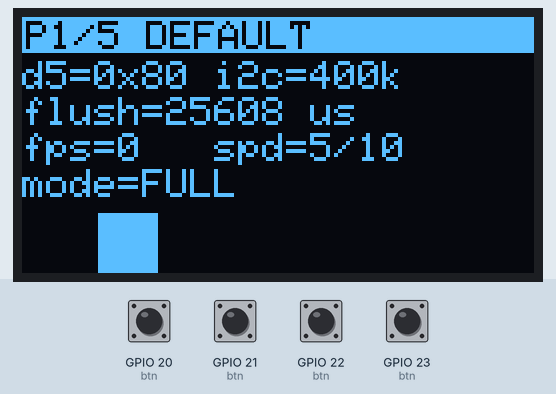
Bench run of a sketch on a simulated ESP32-C6. On the bench: 128×64 one-colour display. Wiring (inferred from the names in the program): SSD1306 OLED at I2C address 0x3C. The test bench sets the inputs (shaded band); at power-on: GPIO 20 (btn), GPIO 21 (btn), GPIO 22 (btn), GPIO 23 (btn) HIGH. What the sketch prints to the serial monitor is not drawn.

Above: at 1.2 s.
1.3 s: GPIO 21 (btn) pulled LOW for 0.15 s
At 2.5 s:
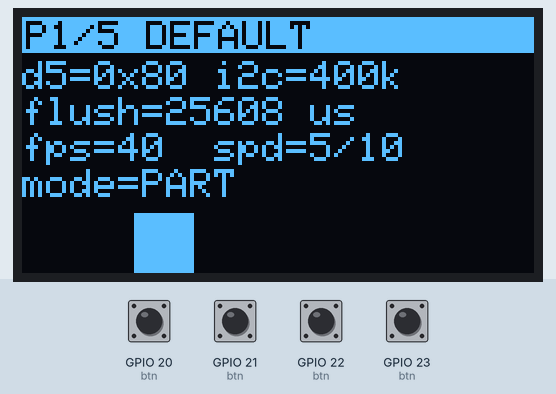
2.9 s: GPIO 20 (btn) pulled LOW for 0.15 s
At 3.4 s:
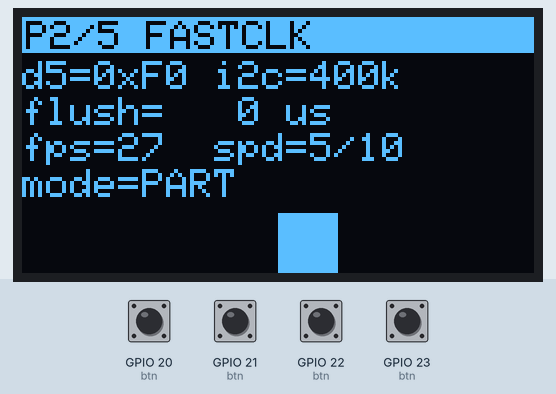
4.5 s: GPIO 21 (btn) pulled LOW for 1 s
At 4.7 s:
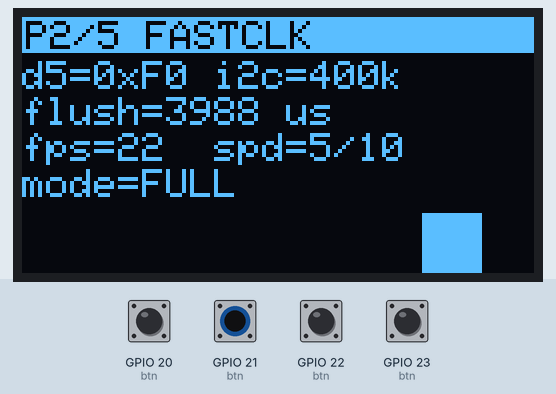
6.1 s: GPIO 20 (btn) pulled LOW for 1 s
At 6.55 s:
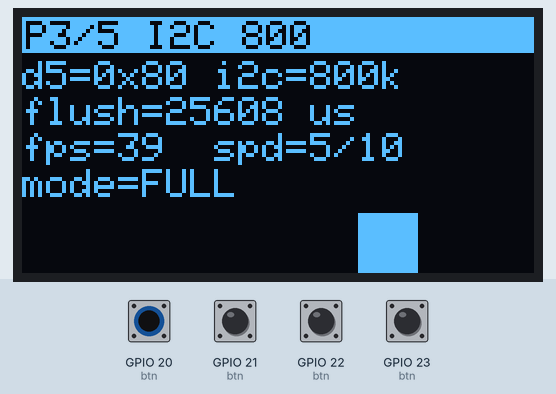
7.7 s: GPIO 20 (btn) pulled LOW for 0.15 s
At 8.09 s:
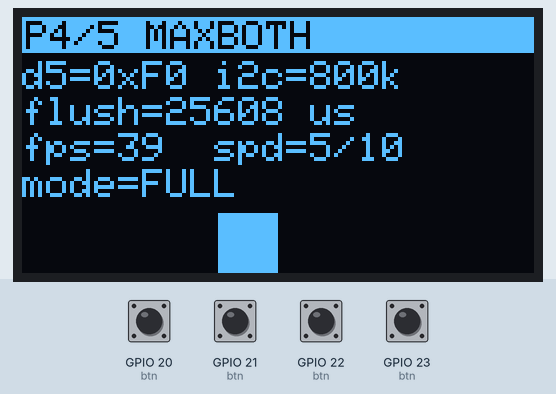
8.4 s: GPIO 21 (btn) pulled LOW for 0.15 s
At 9.2 s:
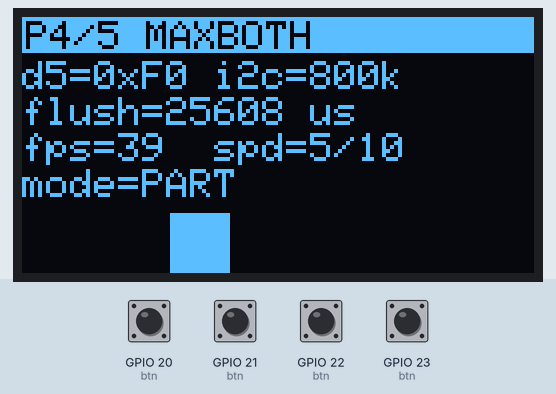
Timing chart, 0 to 11.0 s (numbered marks = the images above; inputs shaded):
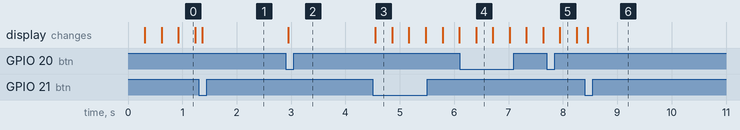

Measured:
- after the input at 1.3 s, the display: changes after 0.07 s (image 1)
- after the input at 2.9 s, the display: changes after 0.05 s (image 2)
- after the input at 4.5 s, the display: changes after 0.05 s (image 3)
- after the input at 6.1 s, the display: changes after 0.30 s (image 4)
- after the input at 7.7 s, the display: changes after 0.25 s (image 5)
- after the input at 8.4 s, the display: changes after 0.06 s (image 6)

The sketch:

RevBDisplayBench.ino
```cpp
// RevBDisplayBench -- OLED refresh / frame-flush / tearing test bench (Rev B).
//
// Compares how the panel looks (eye + camera) under different panel frame-clock
// (SSD1306/SSD1315 cmd 0xD5) and I2C-speed presets, and lets you A/B a FULL vs
// PARTIAL screen flush to see the tearing on a moving 15x15 square.
//
// Tearing note: SSD1306/SSD1315 over I2C has NO TE (frame-sync) line, so true
// vsync is impossible. The panel scans GDDRAM to the glass asynchronously while
// we push the framebuffer, so a moving object gets sheared by 1-2 px. The only
// levers are (a) faster bus (shorter flush window) and (b) PARTIAL update -- flush
// only the 2 pages of the square's band (~40 B) instead of the full 1 KB, which
// shrinks the tear window from ~14-28 ms to well under 1 ms.
//
// Rev B pinout: SCL=GPIO18 SDA=GPIO19  OLED 0x3C (SSD1315, SSD1306-compatible)
//   K1(^)=GPIO20  K2(v)=GPIO21  K3(#)=GPIO22  K4(*)=GPIO23
// Controls:
//   K1 : next preset (panel clock + I2C speed, wraps)
//   K2 : toggle flush mode FULL <-> PARTIAL
//   K3 / K4 : square speed - / + (0 = stopped ... max = full cycle in 5 s)
//
// Build with USB CDC for Serial on the native USB port:
//   arduino-cli compile --fqbn esp32:esp32:esp32c6:CDCOnBoot=cdc sketches/RevBDisplayBench

#include <Wire.h>
#include <Adafruit_GFX.h>
#include <Adafruit_SSD1306.h>

static constexpr uint8_t PIN_SCL = 18;
static constexpr uint8_t PIN_SDA = 19;
static constexpr uint8_t OLED_ADDR = 0x3C;
static constexpr uint8_t W = 128, H = 64;

// ---- buttons ----------------------------------------------------------------
struct Button { uint8_t pin; bool stable; bool lastRaw; uint32_t lastEdge; };
static Button btn[4] = {
  {20, HIGH, HIGH, 0},  // K1 ^  next preset
  {21, HIGH, HIGH, 0},  // K2 v  toggle FULL/PARTIAL
  {22, HIGH, HIGH, 0},  // K3 #  speed -
  {23, HIGH, HIGH, 0},  // K4 *  speed +
};
static constexpr uint32_t DEBOUNCE_MS = 25;

static uint8_t pollButtons(uint32_t now) {   // bitmask of new presses
  uint8_t pressed = 0;
  for (uint8_t i = 0; i < 4; i++) {
    bool raw = digitalRead(btn[i].pin);
    if (raw != btn[i].lastRaw) { btn[i].lastRaw = raw; btn[i].lastEdge = now; }
    else if ((now - btn[i].lastEdge) >= DEBOUNCE_MS && raw != btn[i].stable) {
      btn[i].stable = raw;
      if (btn[i].stable == LOW) pressed |= (1 << i);
    }
  }
  return pressed;
}

// ---- presets: panel clock (0xD5) + I2C speed --------------------------------
struct Preset { const char* name; uint8_t clkdiv; uint32_t i2cHz; };
static const Preset PRESETS[] = {
  {"DEFAULT", 0x80, 400000},
  {"FASTCLK", 0xF0, 400000},
  {"I2C 800", 0x80, 800000},
  {"MAXBOTH", 0xF0, 800000},
  {"SLOWCLK", 0x00, 400000},
};
static constexpr uint8_t NUM_PRESETS = sizeof(PRESETS) / sizeof(PRESETS[0]);
static uint8_t presetIdx = 0;

// ---- flush mode -------------------------------------------------------------
enum FlushMode { FULL = 0, PARTIAL = 1 };
static uint8_t flushMode = FULL;

// ---- animation --------------------------------------------------------------
static constexpr uint8_t SQ = 15;
static constexpr uint8_t SQ_Y = H - SQ;            // 49 -> band = pages 6..7
static constexpr uint8_t SQ_P0 = SQ_Y / 8;         // 6
static constexpr uint8_t SQ_P1 = (H - 1) / 8;      // 7
static constexpr float   TRAVEL = W - SQ;          // 0..113 px
static constexpr float   VMAX = (2.0f * TRAVEL) / 5.0f;  // full cycle in 5 s
static constexpr uint8_t SPEED_MAX = 10;
static uint8_t speedLvl = 5;
static float   sqX = 0.0f, sqDir = 1.0f;
static int16_t prevXi = 0;

static Adafruit_SSD1306 oled(W, H, &Wire, -1);
static float    flushEmaUs = 0;
static uint16_t fps = 0, frameCnt = 0;
static uint32_t fpsWindow = 0;
static bool     needFull = true;   // force a full compose+flush next frame

static void applyPreset() {
  const Preset& p = PRESETS[presetIdx];
  oled.ssd1306_command(SSD1306_SETDISPLAYCLOCKDIV);  // 0xD5
  oled.ssd1306_command(p.clkdiv);
  Wire.setClock(p.i2cHz);
  flushEmaUs = 0;
  needFull = true;
}

// Compose the whole frame (header + info + square) into the Adafruit buffer.
static void buildFrame(int16_t xi) {
  const Preset& p = PRESETS[presetIdx];
  oled.clearDisplay();

  oled.fillRect(0, 0, W, 9, SSD1306_WHITE);
  oled.setTextColor(SSD1306_BLACK);
  oled.setTextSize(1);
  oled.setCursor(1, 1);
  oled.printf("P%u/%u %s", presetIdx + 1, NUM_PRESETS, p.name);

  oled.setTextColor(SSD1306_WHITE);
  oled.setCursor(0, 11);
  oled.printf("d5=0x%02X i2c=%luk", p.clkdiv, (unsigned long)(p.i2cHz / 1000));
  oled.setCursor(0, 20);
  oled.printf("flush=%4u us", (unsigned)flushEmaUs);
  oled.setCursor(0, 29);
  oled.printf("fps=%-3u spd=%u/%u", fps, speedLvl, SPEED_MAX);
  oled.setCursor(0, 38);
  oled.printf("mode=%s", flushMode == FULL ? "FULL" : "PART");

  oled.fillRect(xi, SQ_Y, SQ, SQ, SSD1306_WHITE);
}

// Flush only pages 6..7 for columns c0..c1 (the square's band). ~40 B typical.
static void flushRegion(uint8_t c0, uint8_t c1) {
  uint8_t* buf = oled.getBuffer();
  // All addressing commands in ONE transaction (control 0x00 = command stream).
  // Sending them via ssd1306_command() would be 7 separate I2C transactions,
  // ~0.5-1 ms each on ESP32 -> dominates a tiny partial flush.
  Wire.beginTransmission(OLED_ADDR);
  Wire.write(0x00);
  Wire.write(SSD1306_MEMORYMODE); Wire.write(0x00);       // horizontal
  Wire.write(SSD1306_COLUMNADDR); Wire.write(c0); Wire.write(c1);
  Wire.write(SSD1306_PAGEADDR);   Wire.write(SQ_P0); Wire.write(SQ_P1);
  Wire.endTransmission();

  const uint8_t MAXCHUNK = 120;  // ESP32 Wire TX buffer is 128; keep 1 data txn
                                 // for a typical band (~34 B) to cut txn overhead
  uint8_t n = 0;
  Wire.beginTransmission(OLED_ADDR);
  Wire.write(0x40);              // data stream
  for (uint8_t p = SQ_P0; p <= SQ_P1; p++) {
    for (uint16_t c = c0; c <= c1; c++) {
      Wire.write(buf[(uint16_t)p * W + c]);
      if (++n >= MAXCHUNK) {      // pointer persists across transmissions
        Wire.endTransmission();
        Wire.beginTransmission(OLED_ADDR);
        Wire.write(0x40);
        n = 0;
      }
    }
  }
  Wire.endTransmission();
}

void setup() {
  Serial.begin(115200);
#if ARDUINO_USB_CDC_ON_BOOT
  Serial.setTxTimeoutMs(0);
#endif
  delay(50);
  Serial.println();
  Serial.println(F("RevBDisplayBench: K1 preset, K2 FULL/PARTIAL, K3/K4 speed"));

  for (uint8_t i = 0; i < 4; i++) pinMode(btn[i].pin, INPUT_PULLUP);

  Wire.begin(PIN_SDA, PIN_SCL);
  if (!oled.begin(SSD1306_SWITCHCAPVCC, OLED_ADDR)) {
    Serial.println(F("OLED not found at 0x3C -- check wiring"));
    while (true) { delay(1000); }
  }
  applyPreset();
  fpsWindow = millis();
}

void loop() {
  uint32_t now = millis();

  uint8_t hit = pollButtons(now);
  if (hit & 0x01) { presetIdx = (presetIdx + 1) % NUM_PRESETS; applyPreset();
                    Serial.printf("preset %s\n", PRESETS[presetIdx].name); }
  if (hit & 0x02) { flushMode ^= 1; needFull = true;
                    Serial.printf("mode %s\n", flushMode == FULL ? "FULL" : "PARTIAL"); }
  if (hit & 0x04) { if (speedLvl > 0)         speedLvl--; needFull = true; }
  if (hit & 0x08) { if (speedLvl < SPEED_MAX) speedLvl++; needFull = true; }

  // framerate-independent motion
  static uint32_t lastUs = micros();
  uint32_t us = micros();
  float dt = (us - lastUs) * 1e-6f;
  lastUs = us;
  float vel = VMAX * (speedLvl / (float)SPEED_MAX);
  sqX += sqDir * vel * dt;
  if (sqX >= TRAVEL) { sqX = TRAVEL; sqDir = -1.0f; }
  else if (sqX <= 0) { sqX = 0;      sqDir =  1.0f; }
  int16_t xi = (int16_t)(sqX + 0.5f);

  if (flushMode == FULL || needFull) {
    buildFrame(xi);
    uint32_t t0 = micros();
    oled.display();
    uint32_t d = micros() - t0;
    if (flushMode == FULL) flushEmaUs = (flushEmaUs == 0) ? d : flushEmaUs * 0.9f + d * 0.1f;
    prevXi = xi;
    needFull = false;
    frameCnt++;
  } else if (xi != prevXi) {                 // PARTIAL: only the square band moved
    oled.fillRect(prevXi, SQ_Y, SQ, SQ, SSD1306_BLACK);
    oled.fillRect(xi,     SQ_Y, SQ, SQ, SSD1306_WHITE);
    uint8_t c0 = min(prevXi, xi);
    int16_t c1 = max(prevXi, xi) + SQ - 1; if (c1 > W - 1) c1 = W - 1;
    uint32_t t0 = micros();
    flushRegion(c0, (uint8_t)c1);
    uint32_t d = micros() - t0;
    flushEmaUs = (flushEmaUs == 0) ? d : flushEmaUs * 0.9f + d * 0.1f;
    prevXi = xi;
    frameCnt++;
  }
  // frameCnt counts actual flushes (redraws), not idle loop spins -> fps is the
  // real update rate.
  if (now - fpsWindow >= 1000) {
    fps = frameCnt; frameCnt = 0; fpsWindow = now;
    // Live stats go to Serial. In PARTIAL we deliberately do NOT force a full
    // flush here -- that would add a 1/s tear blip and muddy the A/B. The
    // on-screen stats line stays frozen until a button triggers a full compose.
    Serial.printf("mode=%s preset=%s flush=%uus fps=%u spd=%u\n",
                  flushMode == FULL ? "FULL" : "PART", PRESETS[presetIdx].name,
                  (unsigned)flushEmaUs, fps, speedLvl);
  }
}
```
